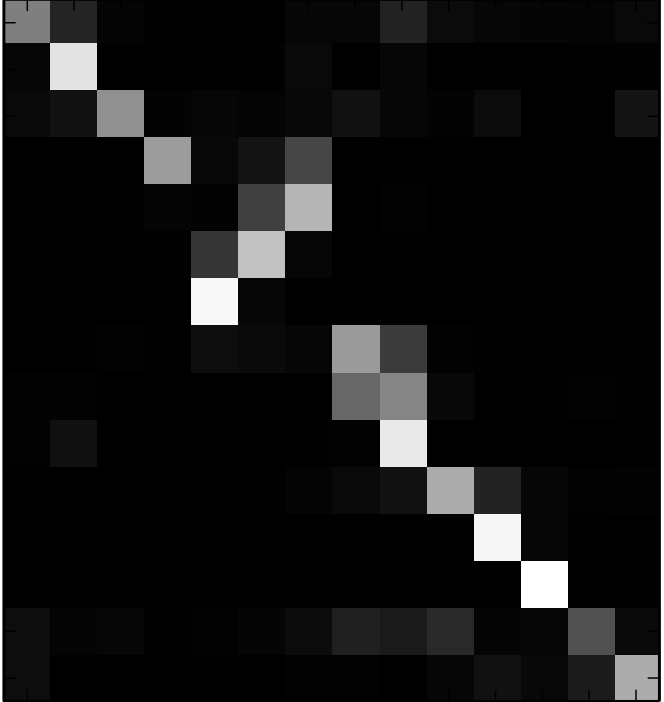
#> input picture nlp/part3/img/attention_scores.png, 664 x 702 px
$ jupyter execute playground.ipynb
#> lines starting #> are read from the running program, lines starting #| are printed output that depends on the picture; after the words box and inside, x2 and y2 are one past the last pixel; in counts of white or black regions, pixels touching at a corner belong together
[cell 1]
from PIL import Image
import numpy as np
import matplotlib.pyplot as plt

image = Image.open("img/attention_scores.png")
#> image is the input picture: PIL image 664x702 RGBA; mean R, G, B, A 19.7, 19.7, 19.7, 255
image = image.convert("RGB")
#> image: PIL image 664x702 RGB
pixels = np.array(image.getdata())
pixels = pixels.reshape((image.height, image.width, 3))
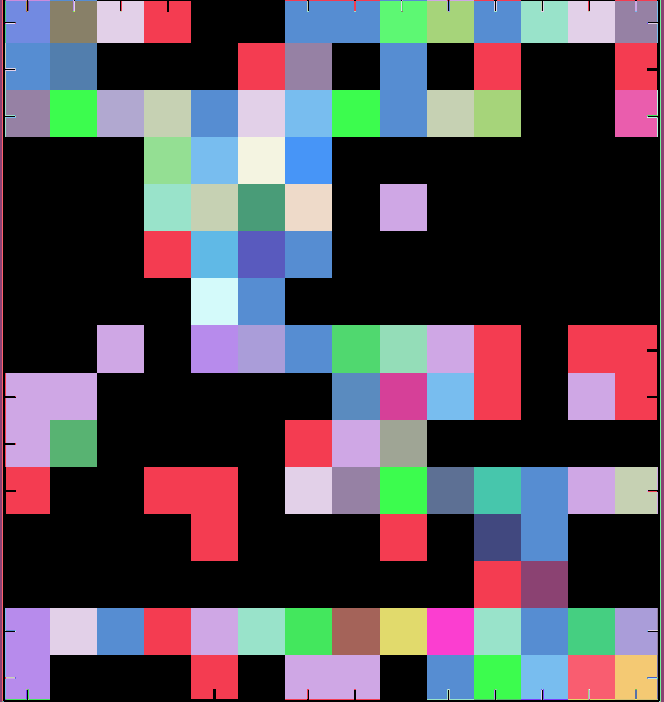
#> pixels: shape (702, 664, 3) int64; 71 distinct labels, from 0 to 255; one colour per label, 0 black

for i in range(15):
    for j in range(14):
        h = (i + 0.5) * image.height / 15
        w = (j + 0.5) * image.width / 14
        h = int(h)
        w = int(w)

        # Assign a 10x10 pixel block to the average of the 100 pixels
        block = pixels[h:h+10, w:w+10]
        avg = np.mean(block, axis=(0, 1))
        pixels[h:h+10, w:w+10] = [255, 0, 0]
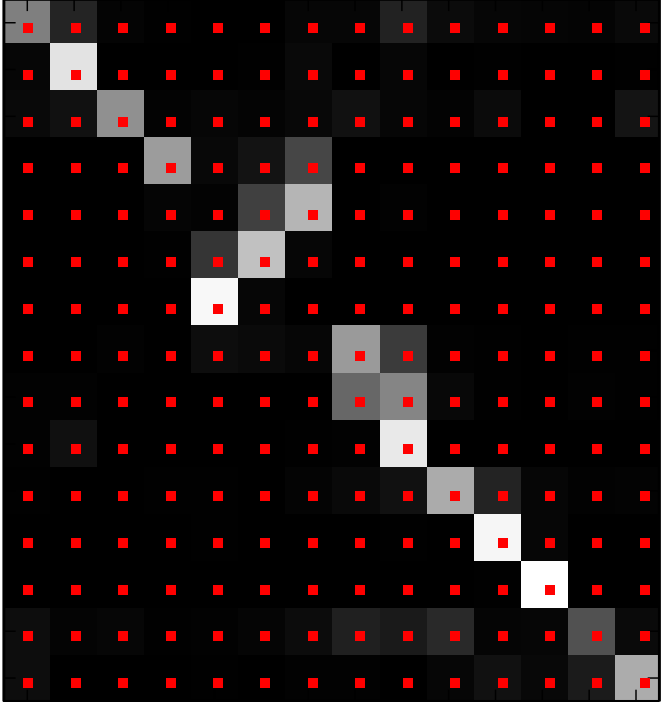
#> pixels: shape (702, 664, 3) int64; 4.51% of pixels changed, all inside (x1, y1, x2, y2) = (23, 23, 650, 688)

plt.imshow(pixels)
